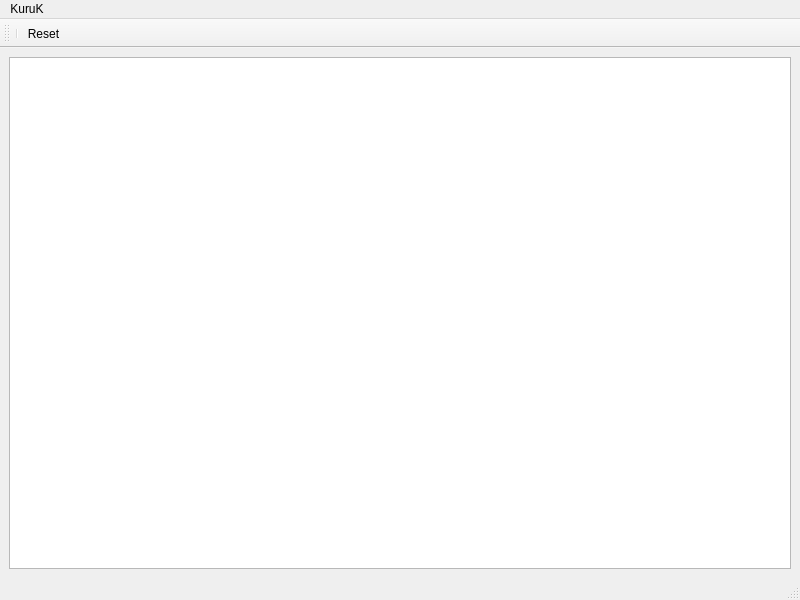
<?xml version="1.0" encoding="UTF-8"?>
<ui version="4.0">
 <class>kuruk</class>
 <widget class="QMainWindow" name="kuruk">
  <property name="geometry">
   <rect>
    <x>0</x>
    <y>0</y>
    <width>800</width>
    <height>600</height>
   </rect>
  </property>
  <property name="windowTitle">
   <string>MainWindow</string>
  </property>
  <widget class="QWidget" name="centralwidget">
   <layout class="QVBoxLayout" name="verticalLayout">
    <item>
     <widget class="Kshetra" name="kshetra">
      <property name="whatsThis">
       <string>&lt;html&gt;&lt;head/&gt;&lt;body&gt;&lt;p&gt;graphics view class showing the field&lt;/p&gt;&lt;p&gt;&lt;br/&gt;&lt;/p&gt;&lt;/body&gt;&lt;/html&gt;</string>
      </property>
      <property name="autoFillBackground">
       <bool>false</bool>
      </property>
      <property name="backgroundBrush">
       <brush brushstyle="NoBrush">
        <color alpha="255">
         <red>0</red>
         <green>170</green>
         <blue>0</blue>
        </color>
       </brush>
      </property>
      <property name="foregroundBrush">
       <brush brushstyle="NoBrush">
        <color alpha="255">
         <red>0</red>
         <green>170</green>
         <blue>0</blue>
        </color>
       </brush>
      </property>
     </widget>
    </item>
   </layout>
  </widget>
  <widget class="QMenuBar" name="menubar">
   <property name="geometry">
    <rect>
     <x>0</x>
     <y>0</y>
     <width>800</width>
     <height>22</height>
    </rect>
   </property>
   <widget class="QMenu" name="menuKuruK">
    <property name="title">
     <string>KuruK</string>
    </property>
    <addaction name="separator"/>
   </widget>
   <addaction name="menuKuruK"/>
  </widget>
  <widget class="QStatusBar" name="statusbar"/>
  <widget class="QToolBar" name="toolBar">
   <property name="windowTitle">
    <string>toolBar</string>
   </property>
   <attribute name="toolBarArea">
    <enum>TopToolBarArea</enum>
   </attribute>
   <attribute name="toolBarBreak">
    <bool>false</bool>
   </attribute>
   <addaction name="separator"/>
   <addaction name="actionreset"/>
  </widget>
  <action name="actionreset">
   <property name="checkable">
    <bool>false</bool>
   </property>
   <property name="icon">
    <iconset resource="icons.qrc">
     <normaloff>:/icons/edit-redo.svg</normaloff>:/icons/edit-redo.svg</iconset>
   </property>
   <property name="text">
    <string>Reset</string>
   </property>
   <property name="toolTip">
    <string>&lt;html&gt;&lt;head/&gt;&lt;body&gt;&lt;p&gt;&lt;span style=&quot; font-weight:700;&quot;&gt;Resets the field &lt;/span&gt;&lt;/p&gt;&lt;p&gt;&lt;br/&gt;&lt;/p&gt;&lt;/body&gt;&lt;/html&gt;</string>
   </property>
   <property name="shortcut">
    <string>Ctrl+R</string>
   </property>
   <property name="menuRole">
    <enum>QAction::NoRole</enum>
   </property>
  </action>
 </widget>
 <customwidgets>
  <customwidget>
   <class>Kshetra</class>
   <extends>QGraphicsView</extends>
   <header>kshetra/kshetra.h</header>
  </customwidget>
 </customwidgets>
 <resources>
  <include location="icons.qrc"/>
 </resources>
 <connections/>
</ui>
